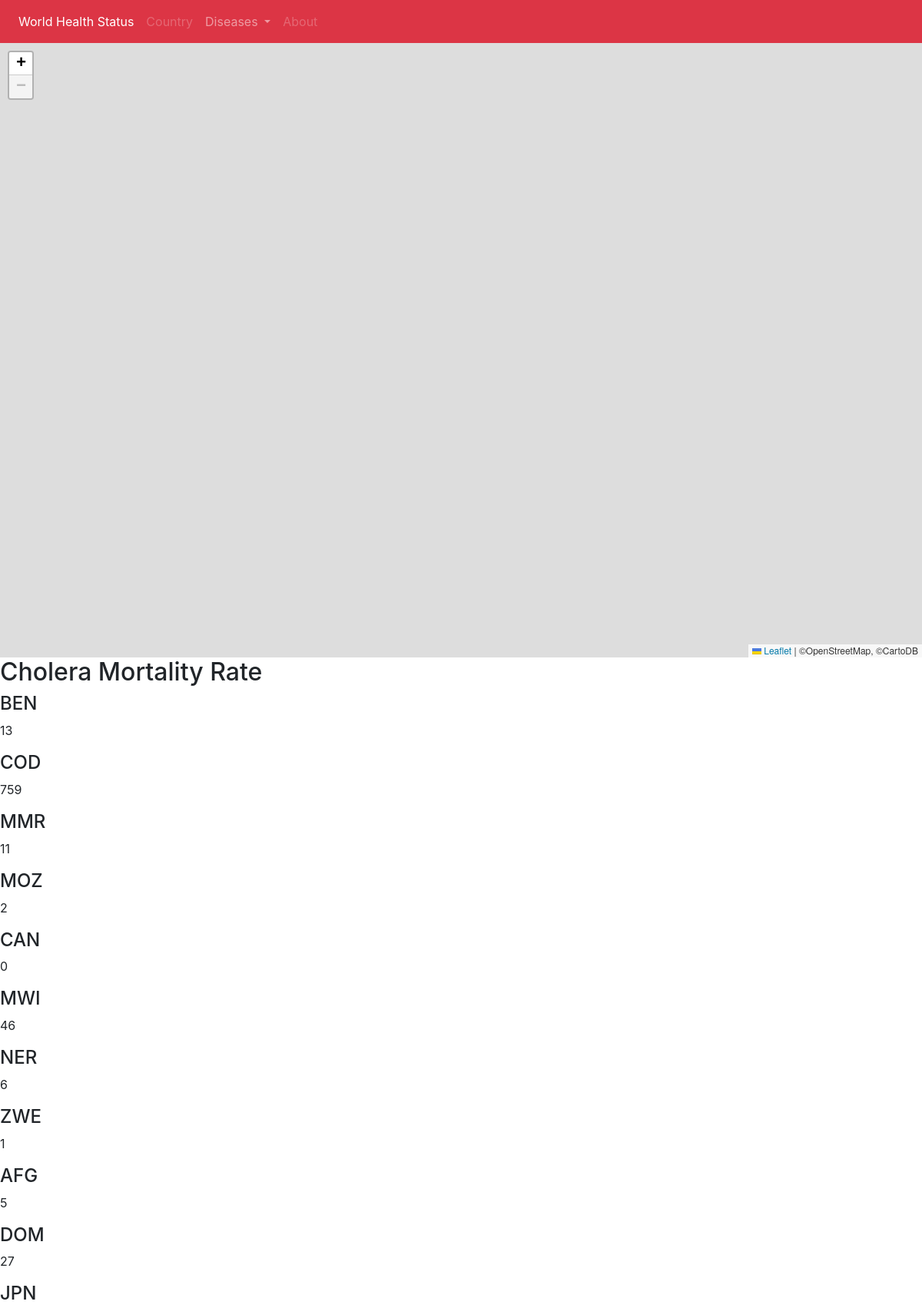
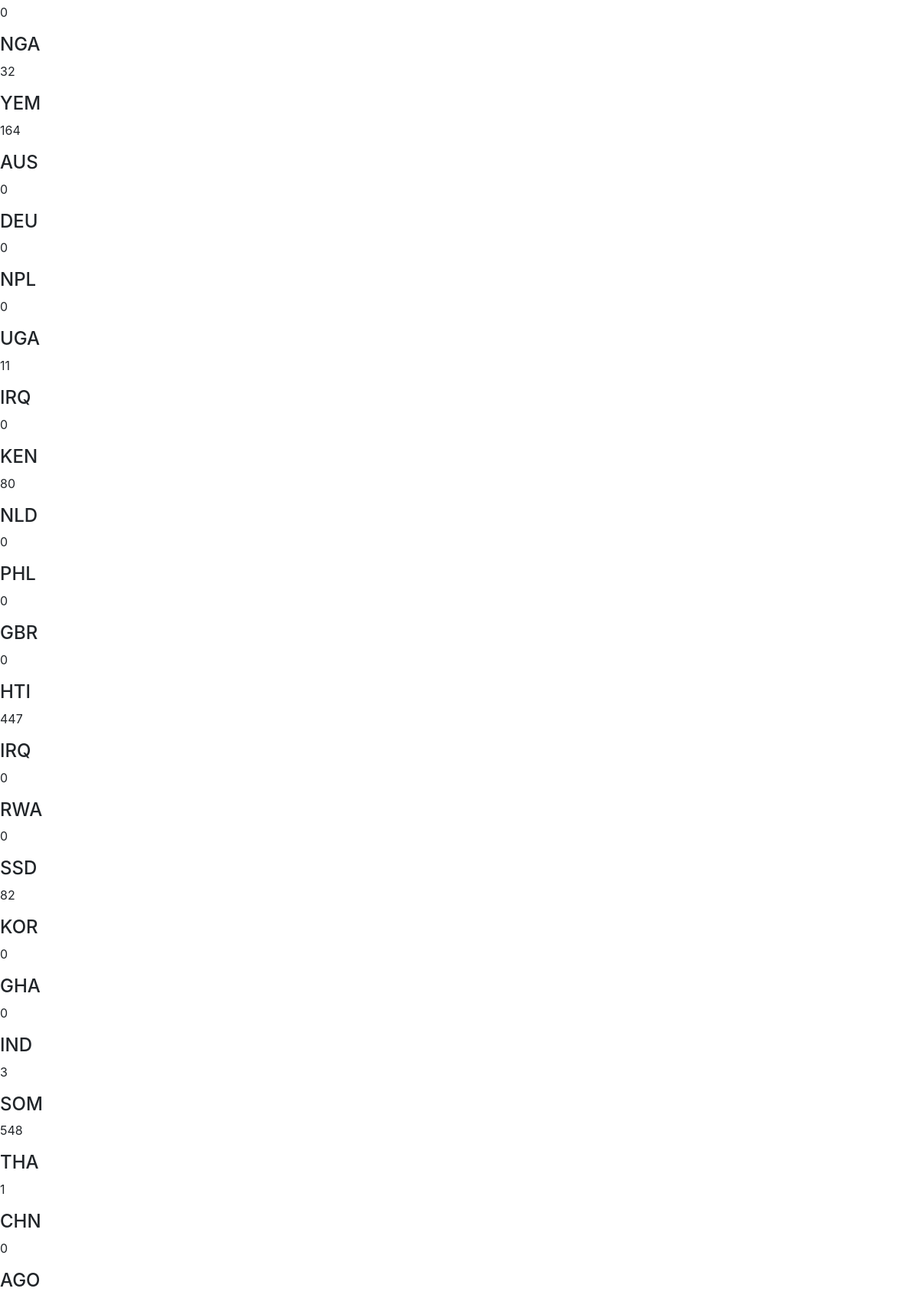
The app's page /cholera_mortality (upper part) with its own data (2 pictures, top to bottom).
### map/models.py (models this page shows, shortened)
class Disease(models.Model):
    gho = models.CharField(max_length=20)
    year = models.IntegerField(null=True, blank=True)
    region = models.CharField(max_length=6, null=True)
    country = models.CharField(max_length=5, null=True)
    numeric = models.IntegerField(null=True, blank=True)
    low = models.IntegerField(null=True, blank=True)
    high = models.IntegerField(null=True, blank=True)

### map/views.py (the view)
# urls.py: path('cholera_mortality', views.cholera_mortality, name='cholera_mortality'),
def cholera_mortality(request):
    all_diseases = Disease.objects.filter(gho__iexact="CHOLERA_0000000002", year__exact=2016).values('country', 'numeric')
    altered_diseases = list(all_diseases)
    context = {
        'diseases': altered_diseases,
        'disease_name': get_disease_parameter("CHOLERA_0000000002"),
        'disease_year': 2016,
    }
    return render(request, 'cholera_mortality.html', context)

### map/templatetags/js.py (called while the page is built)
@register.filter(is_safe=True)
def js(obj):
    return mark_safe(json.dumps(obj))

### map/views.py (called while the page is built)
def get_disease_parameter(key):
    diseases_dict = {'HIV_0000000006': 'HIV Mortality Rate', 'TB_e_mort_exc_tbhiv_num': 'TB Mortality Rate',
                     'MENING_1': 'Meningitis mortality rate', 'CHOLERA_0000000002': 'Cholera Mortality Rate',
                     'CHOLERA_0000000001': 'Cholera Prevalence (Cases)', 'MENING_2': 'Meningitis Prevalence (Cases)'}
    name = diseases_dict[key]
    return name

### templates/cholera_mortality.html (shortened to what this page needs)
{% extends 'base.html' %}

### templates/base.html (shortened to what this page needs)
<!DOCTYPE html>
<html lang="en">
<head>
</head>
<body>
</body>
</html><!DOCTYPE html>
{% load staticfiles %}
{% load js %}
<html lang="en">
<head>
    <link rel="stylesheet" type="text/css" href="{% static 'map/style.css' %}" />
    <link rel="stylesheet" href="https://unpkg.com/leaflet@1.3.1/dist/leaflet.css"
/>
  <link rel="stylesheet" href="https://maxcdn.bootstrapcdn.com/bootstrap/4.1.3/css/bootstrap.min.css">
</head>
<body>
<nav class="navbar navbar-expand-sm bg-danger navbar-dark">
  <ul class="navbar-nav">
    <li class="nav-item active">
      <a class="nav-link" href="#">World Health Status</a>
    </li>
    <li class="nav-item">
      <a class="nav-link disabled" href="#">Country</a>
    </li>
    <li class="nav-item dropdown">
      <a class="nav-link dropdown-toggle" href="#" id="navbardrop" data-toggle="dropdown">
        Diseases
      </a>
    </li>
    <li class="nav-item">
      <a class="nav-link disabled" href="#">About</a>
    </li>
  </ul>
</nav>
<div id="mapid"></div>
<h2>{{ disease_name }}</h2>
<div>
    {%  for disease in diseases %}
        <div class="diseasesname">
        <h4>{{ disease.country}}</h4>
        <p class="hidden">{{ disease.numeric }}</p>
        </div>
    {% endfor %}
</div>
</body>
</html>

### map/static/map/style.css (style rules this page uses)
body { background-color: aqua; color: red; }

### templates/base.html (style rules this page uses)
body { padding: 0; margin: 0; }
html, body, #mapid { height: 100%; width: 100%; }

### records on screen
Disease: country "BEN", numeric "13"
Disease: country "COD", numeric "759"
Disease: country "MMR", numeric "11"
Disease: country "MOZ", numeric "2"
Disease: country "CAN", numeric "0"
Disease: country "MWI", numeric "46"
Disease: country "NER", numeric "6"
Disease: country "ZWE", numeric "1"
Disease: country "AFG", numeric "5"
Disease: country "DOM", numeric "27"
Disease: country "JPN", numeric "0"
Disease: country "NGA", numeric "32"
Disease: country "YEM", numeric "164"
Disease: country "AUS", numeric "0"
Disease: country "DEU", numeric "0"
Disease: country "NPL", numeric "0"
Disease: country "UGA", numeric "11"
Disease: country "KEN", numeric "80"
Disease: country "NLD", numeric "0"
Disease: country "PHL", numeric "0"
Disease: country "GBR", numeric "0"
Disease: country "HTI", numeric "447"
Disease: country "RWA", numeric "0"
Disease: country "SSD", numeric "82"
Disease: country "KOR", numeric "0"
Disease: country "GHA", numeric "0"
Disease: country "IND", numeric "3"
Disease: country "SOM", numeric "548"
Disease: country "THA", numeric "1"
Disease: country "CHN", numeric "0"

### other values on screen
{{ disease_name }} "Cholera Mortality Rate"
{{ disease.country }} "IRQ" "IRQ" "AGO"
{{ disease.numeric }} "0" "0"
